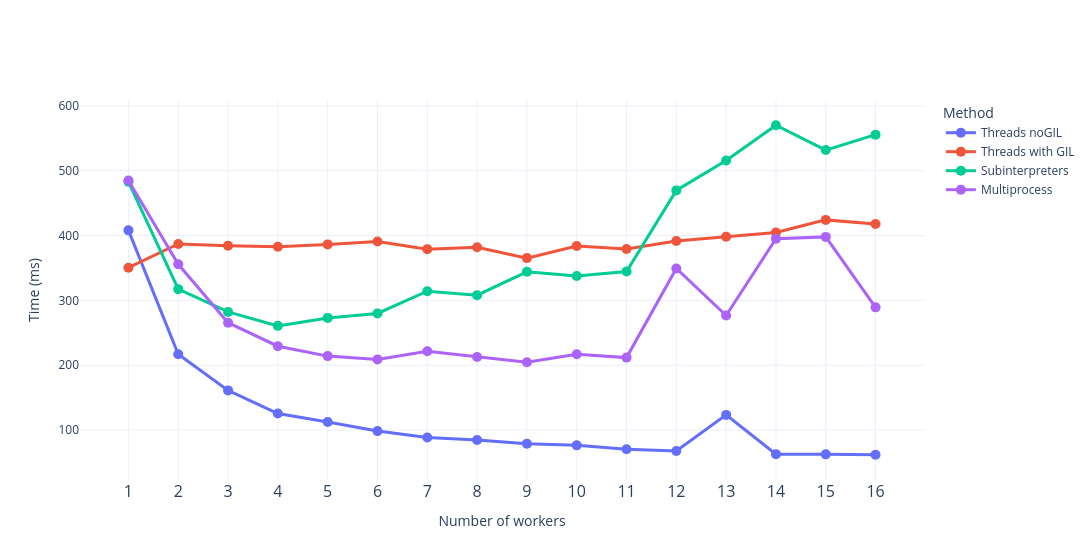

Notebook code for this chart:
### Code cell
fig = go.Figure()

for name, y in data_mean.items():
    fig.add_trace(go.Scatter(
        x=workers_num,
        y=y,
        name=name,
        mode="lines+markers",
        marker=dict(size=10, symbol="circle"),
        line=dict(width=3),
        hovertemplate="x=%{x}<br>y=%{y:.3f} ms<extra></extra>"
    ))

fig.update_xaxes(
    tickmode="array",
    tickvals=workers_num,
    ticktext=[str(val) for val in workers_num]
)

fig.update_layout(
    width=1200,
    xaxis=dict(tickfont=dict(size=16)),
    xaxis_title="Number of workers",
    yaxis_title="Time (ms)",
    barmode="group",
    bargap=0.2,
    legend_title_text="Method",
    template="plotly_white"
)

fig.show()

### Figure 1 — Plotly figure (JSON) as saved in the notebook; plotly's stock layout.template omitted (floating-point values rounded to 4 significant figures)
{"data": [{"hovertemplate": "x=%{x}<br>y=%{y:.3f} ms<extra></extra>", "line": {"width": 3}, "marker": {"size": 10, "symbol": "circle"}, "mode": "lines+markers", "name": "Threads noGIL", "type": "scatter", "x": [1, 2, 3, 4, 5, 6, 7, 8, 9, 10, 11, 12, 13, 14, 15, 16], "y": [408.0, 216.9, 161.2, 125.5, 112.4, 98.44, 88.54, 84.69, 78.98, 76.48, 70.38, 67.73, 123.4, 62.88, 62.58, 61.97]}, {"hovertemplate": "x=%{x}<br>y=%{y:.3f} ms<extra></extra>", "line": {"width": 3}, "marker": {"size": 10, "symbol": "circle"}, "mode": "lines+markers", "name": "Threads with GIL", "type": "scatter", "x": [1, 2, 3, 4, 5, 6, 7, 8, 9, 10, 11, 12, 13, 14, 15, 16], "y": [350.4, 387.0, 384.4, 382.7, 386.4, 390.7, 379.1, 382.0, 365.2, 383.9, 379.3, 391.5, 398.1, 404.8, 424.1, 417.8]}, {"hovertemplate": "x=%{x}<br>y=%{y:.3f} ms<extra></extra>", "line": {"width": 3}, "marker": {"size": 10, "symbol": "circle"}, "mode": "lines+markers", "name": "Subinterpreters", "type": "scatter", "x": [1, 2, 3, 4, 5, 6, 7, 8, 9, 10, 11, 12, 13, 14, 15, 16], "y": [482.9, 317.4, 282.2, 260.7, 273.0, 279.9, 314.1, 308.0, 344.1, 337.6, 344.6, 469.7, 515.6, 570.1, 531.8, 555.6]}, {"hovertemplate": "x=%{x}<br>y=%{y:.3f} ms<extra></extra>", "line": {"width": 3}, "marker": {"size": 10, "symbol": "circle"}, "mode": "lines+markers", "name": "Multiprocess", "type": "scatter", "x": [1, 2, 3, 4, 5, 6, 7, 8, 9, 10, 11, 12, 13, 14, 15, 16], "y": [484.8, 355.7, 265.6, 229.3, 214.1, 209.0, 221.6, 212.7, 204.5, 216.9, 211.8, 349.3, 276.7, 395.2, 397.9, 289.3]}], "layout": {"bargap": 0.2, "barmode": "group", "legend": {"title": {"text": "Method"}}, "width": 1200, "xaxis": {"tickfont": {"size": 16}, "tickmode": "array", "ticktext": ["1", "2", "3", "4", "5", "6", "7", "8", "9", "10", "11", "12", "13", "14", "15", "16"], "tickvals": [1, 2, 3, 4, 5, 6, 7, 8, 9, 10, 11, 12, 13, 14, 15, 16], "title": {"text": "Number of workers"}}, "yaxis": {"title": {"text": "Time (ms)"}}}}
